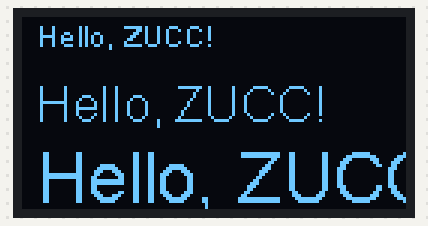
A sketch run on a simulated ESP8266 (NodeMCU). Shown: 128×64 one-colour display.

Above: at 0.1 s.

The sketch:

test1.ino
```cpp
#include"SSD1306Wire.h"
SSD1306Wire display(0x3c,2,14);
void setup() {
  // put your setup code here, to run once:

  display.init();


}

void loop() {
  // put your main code here, to run repeatedly:
  display.clear();
  display.setFont(ArialMT_Plain_10);
  display.drawString(5,0,"Hello, ZUCC!");
  display.setFont(ArialMT_Plain_16);
  display.drawString(5,20,"Hello, ZUCC!");
  display.setFont(ArialMT_Plain_24);
  display.drawString(5,40,"Hello, ZUCC!");
  display.display();
  delay(2000);

}
```
